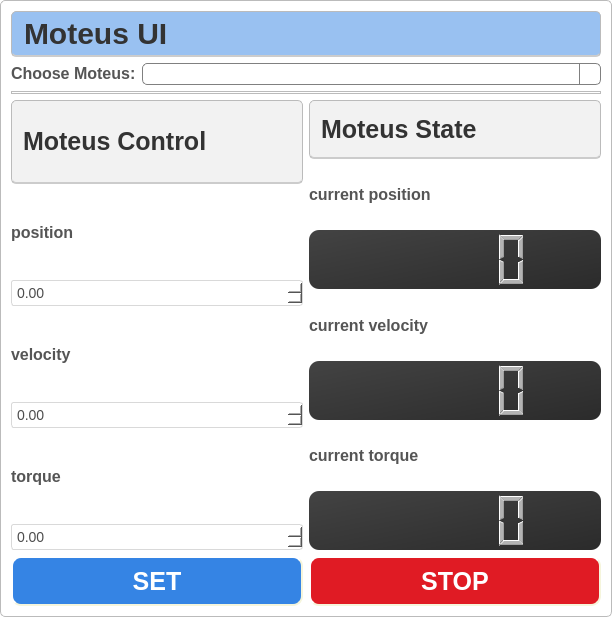
<?xml version="1.0" encoding="UTF-8"?>
<ui version="4.0">
 <class>Form</class>
 <widget class="QWidget" name="Form">
  <property name="geometry">
   <rect>
    <x>0</x>
    <y>0</y>
    <width>612</width>
    <height>617</height>
   </rect>
  </property>
  <property name="windowTitle">
   <string>Form</string>
  </property>
  <property name="styleSheet">
   <string notr="true">QWidget {
  background-color: #ffffff;
  color: #333333;
  border: 1px solid #bbbbbb;
  border-radius: 5px;
  font-family: Arial;
  font-size: 12pt;
}

QPushButton {
  background-color: #008cff;
  color: #ffffff;
  border: none;
  border-radius: 5px;
  padding: 5px 10px;
  font-family: Arial;
  font-size: 12pt;
}

QPushButton:hover {
  background-color: #0066cc;
}

QLineEdit {
  background-color: #ffffff;
  color: #333333;
  border: 1px solid #bbbbbb;
  border-radius: 5px;
  font-family: Arial;
  font-size: 12pt;
}</string>
  </property>
  <layout class="QVBoxLayout" name="verticalLayout_4">
   <item>
    <layout class="QVBoxLayout" name="verticalLayout">
     <item>
      <widget class="QLabel" name="label_10">
       <property name="sizePolicy">
        <sizepolicy hsizetype="Expanding" vsizetype="Maximum">
         <horstretch>0</horstretch>
         <verstretch>0</verstretch>
        </sizepolicy>
       </property>
       <property name="styleSheet">
        <string notr="true">QLabel {
    font-size: 30px;
    font-weight: bold;
    color: #333333;
    background-color: rgb(153, 193, 241);
    padding: 4px;
    border-bottom: 2px solid #cccccc;
}
</string>
       </property>
       <property name="text">
        <string>Moteus UI</string>
       </property>
      </widget>
     </item>
     <item>
      <layout class="QHBoxLayout" name="horizontalLayout_3">
       <item>
        <widget class="QLabel" name="label_8">
         <property name="sizePolicy">
          <sizepolicy hsizetype="Maximum" vsizetype="Maximum">
           <horstretch>0</horstretch>
           <verstretch>0</verstretch>
          </sizepolicy>
         </property>
         <property name="styleSheet">
          <string notr="true">QLabel {
    color: #555;
    font-size: 16px;
    font-weight: bold;
    border: none;
}</string>
         </property>
         <property name="text">
          <string>Choose Moteus:</string>
         </property>
        </widget>
       </item>
       <item>
        <widget class="QComboBox" name="comboBox">
         <property name="sizePolicy">
          <sizepolicy hsizetype="Minimum" vsizetype="Maximum">
           <horstretch>0</horstretch>
           <verstretch>0</verstretch>
          </sizepolicy>
         </property>
         <property name="styleSheet">
          <string notr="true">QComboBox {
    border: 1px solid gray;
    border-radius: 5px;
    padding: 1px 18px 1px 3px;
    min-width: 6em;
    font-size: 14px;
    font-weight: bold;
    color: #333333;
    background-color: white;
    selection-background-color: #DA2E2E;
}

QComboBox::drop-down {
    subcontrol-origin: padding;
    subcontrol-position: top right;
    width: 20px;
    border-left-width: 1px;
    border-left-color: gray;
    border-left-style: solid;
    border-top-right-radius: 5px;
    border-bottom-right-radius: 5px;
}

QComboBox::hover {
    border: 1px solid #DA2E2E;
}

QComboBox::pressed {
    border: 1px solid #DA2E2E;
    background-color: #DA2E2E;
    color: white;
}</string>
         </property>
        </widget>
       </item>
      </layout>
     </item>
    </layout>
   </item>
   <item>
    <widget class="Line" name="line">
     <property name="lineWidth">
      <number>4</number>
     </property>
     <property name="orientation">
      <enum>Qt::Horizontal</enum>
     </property>
    </widget>
   </item>
   <item>
    <layout class="QHBoxLayout" name="horizontalLayout">
     <item>
      <layout class="QVBoxLayout" name="verticalLayout_2">
       <item>
        <widget class="QLabel" name="label">
         <property name="font">
          <font>
           <family>Arial</family>
           <pointsize>-1</pointsize>
           <weight>75</weight>
           <bold>true</bold>
          </font>
         </property>
         <property name="styleSheet">
          <string notr="true">QLabel {
    font-size: 25px;
    font-weight: bold;
    color: #333333;
    background-color: #f2f2f2;
    padding: 4px;
    border-bottom: 2px solid #cccccc;
}
</string>
         </property>
         <property name="text">
          <string>Moteus Control</string>
         </property>
        </widget>
       </item>
       <item>
        <widget class="QLabel" name="label_2">
         <property name="styleSheet">
          <string notr="true">QLabel {
    color: #555;
    font-size: 16px;
    font-weight: bold;
    border: none;
}</string>
         </property>
         <property name="text">
          <string>position</string>
         </property>
        </widget>
       </item>
       <item>
        <widget class="QDoubleSpinBox" name="doubleSpinBox_3">
         <property name="styleSheet">
          <string notr="true">QDoubleSpinBox {
    border: 1px solid #d9d9d9;
    border-radius: 3px;
    padding: 3px;
    font-size: 14px;
    font-family: Arial;
    color: #4d4d4d;
}
</string>
         </property>
        </widget>
       </item>
       <item>
        <widget class="QLabel" name="label_3">
         <property name="styleSheet">
          <string notr="true">QLabel {
    color: #555;
    font-size: 16px;
    font-weight: bold;
    border: none;
}</string>
         </property>
         <property name="text">
          <string>velocity</string>
         </property>
        </widget>
       </item>
       <item>
        <widget class="QDoubleSpinBox" name="doubleSpinBox_2">
         <property name="styleSheet">
          <string notr="true">QDoubleSpinBox {
    border: 1px solid #d9d9d9;
    border-radius: 3px;
    padding: 3px;
    font-size: 14px;
    font-family: Arial;
    color: #4d4d4d;
}</string>
         </property>
        </widget>
       </item>
       <item>
        <widget class="QLabel" name="label_4">
         <property name="styleSheet">
          <string notr="true">QLabel {
    color: #555;
    font-size: 16px;
    font-weight: bold;
    border: none;
}</string>
         </property>
         <property name="text">
          <string>torque</string>
         </property>
        </widget>
       </item>
       <item>
        <widget class="QDoubleSpinBox" name="doubleSpinBox">
         <property name="styleSheet">
          <string notr="true">QDoubleSpinBox {
    border: 1px solid #d9d9d9;
    border-radius: 3px;
    padding: 3px;
    font-size: 14px;
    font-family: Arial;
    color: #4d4d4d;
}

</string>
         </property>
        </widget>
       </item>
       <item>
        <widget class="QPushButton" name="pushButton">
         <property name="minimumSize">
          <size>
           <width>128</width>
           <height>50</height>
          </size>
         </property>
         <property name="font">
          <font>
           <family>Arial</family>
           <pointsize>-1</pointsize>
           <weight>75</weight>
           <italic>false</italic>
           <bold>true</bold>
          </font>
         </property>
         <property name="styleSheet">
          <string notr="true">QPushButton{
    background-color: rgb(53, 132, 228);
    border-style: outset;
    border-width: 2px;
    border-radius: 10px;
    border-color: beige;
    font: bold 25px;
	color: white;
    min-width: 4em;
    padding: 4px;
}</string>
         </property>
         <property name="text">
          <string>SET</string>
         </property>
         <property name="iconSize">
          <size>
           <width>19</width>
           <height>100</height>
          </size>
         </property>
        </widget>
       </item>
      </layout>
     </item>
     <item>
      <layout class="QVBoxLayout" name="verticalLayout_3">
       <item>
        <widget class="QLabel" name="label_5">
         <property name="styleSheet">
          <string notr="true">QLabel {
    font-size: 25px;
    font-weight: bold;
    color: #333333;
    background-color: #f2f2f2;
    padding: 4px;
    border-bottom: 2px solid #cccccc;
}
</string>
         </property>
         <property name="text">
          <string>Moteus State</string>
         </property>
        </widget>
       </item>
       <item>
        <widget class="QLabel" name="label_6">
         <property name="styleSheet">
          <string notr="true">QLabel {
    color: #555;
    font-size: 16px;
    font-weight: bold;
    border: none;
}</string>
         </property>
         <property name="text">
          <string>current position</string>
         </property>
        </widget>
       </item>
       <item>
        <widget class="QLCDNumber" name="lcdNumber_2">
         <property name="styleSheet">
          <string notr="true">QLCDNumber {
    background-color: qlineargradient(x1:0, y1:0, x2:1, y2:1, stop:0 #434343, stop:1 #2b2b2b);
    color: #b3b3b3;
    border-radius: 10px;
    padding: 5px;
    border: none;
}
QLCDNumber::number {
    background-color: none;
}</string>
         </property>
        </widget>
       </item>
       <item>
        <widget class="QLabel" name="label_7">
         <property name="styleSheet">
          <string notr="true">QLabel {
    color: #555;
    font-size: 16px;
    font-weight: bold;
    border: none;
}</string>
         </property>
         <property name="text">
          <string>current velocity</string>
         </property>
        </widget>
       </item>
       <item>
        <widget class="QLCDNumber" name="lcdNumber">
         <property name="styleSheet">
          <string notr="true">QLCDNumber {
    background-color: qlineargradient(x1:0, y1:0, x2:1, y2:1, stop:0 #434343, stop:1 #2b2b2b);
    color: #b3b3b3;
    border-radius: 10px;
    padding: 5px;
    border: none;
}
QLCDNumber::number {
    background-color: none;
}</string>
         </property>
        </widget>
       </item>
       <item>
        <widget class="QLabel" name="label_9">
         <property name="styleSheet">
          <string notr="true">QLabel {
    color: #555;
    font-size: 16px;
    font-weight: bold;
    border: none;
}
</string>
         </property>
         <property name="text">
          <string>current torque</string>
         </property>
        </widget>
       </item>
       <item>
        <widget class="QLCDNumber" name="lcdNumber_3">
         <property name="styleSheet">
          <string notr="true">QLCDNumber {
    background-color: qlineargradient(x1:0, y1:0, x2:1, y2:1, stop:0 #434343, stop:1 #2b2b2b);
    color: #b3b3b3;
    border-radius: 10px;
    padding: 5px;
    border: none;
}
QLCDNumber::number {
    background-color: none;
}
</string>
         </property>
        </widget>
       </item>
       <item>
        <widget class="QPushButton" name="pushButton_2">
         <property name="minimumSize">
          <size>
           <width>132</width>
           <height>50</height>
          </size>
         </property>
         <property name="font">
          <font>
           <family>Arial</family>
           <pointsize>-1</pointsize>
           <weight>75</weight>
           <italic>false</italic>
           <bold>true</bold>
          </font>
         </property>
         <property name="styleSheet">
          <string notr="true">QPushButton{
    background-color: rgb(224, 27, 36);
    border-style: outset;
    border-width: 2px;
    border-radius: 10px;
    border-color: beige;
    font: bold 25px;
	color: white;
    min-width: 4em;
    padding: 6px;
}</string>
         </property>
         <property name="text">
          <string>STOP</string>
         </property>
         <property name="iconSize">
          <size>
           <width>16</width>
           <height>100</height>
          </size>
         </property>
         <property name="autoRepeatInterval">
          <number>100</number>
         </property>
        </widget>
       </item>
      </layout>
     </item>
    </layout>
   </item>
  </layout>
 </widget>
 <resources/>
 <connections/>
</ui>
